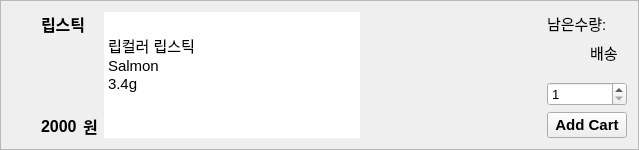
               <widget class="QFrame" name="frame_18">
                <property name="maximumSize">
                 <size>
                  <width>700</width>
                  <height>150</height>
                 </size>
                </property>
                <property name="font">
                 <font>
                  <pointsize>10</pointsize>
                 </font>
                </property>
                <property name="frameShape">
                 <enum>QFrame::StyledPanel</enum>
                </property>
                <property name="frameShadow">
                 <enum>QFrame::Raised</enum>
                </property>
                <layout class="QHBoxLayout" name="horizontalLayout_46">
                 <item>
                  <widget class="QLabel" name="label_56">
                   <property name="maximumSize">
                    <size>
                     <width>180</width>
                     <height>120</height>
                    </size>
                   </property>
                   <property name="text">
                    <string/>
                   </property>
                   <property name="pixmap">
                    <pixmap resource="resources.qrc">:/image/icon/lipstick.jpg</pixmap>
                   </property>
                   <property name="scaledContents">
                    <bool>true</bool>
                   </property>
                  </widget>
                 </item>
                 <item>
                  <layout class="QVBoxLayout" name="verticalLayout_42">
                   <property name="leftMargin">
                    <number>15</number>
                   </property>
                   <item>
                    <layout class="QVBoxLayout" name="verticalLayout_58">
                     <item>
                      <widget class="QLabel" name="Customer_Gui_labelProductName_9">
                       <property name="font">
                        <font>
                         <pointsize>12</pointsize>
                         <weight>75</weight>
                         <bold>true</bold>
                        </font>
                       </property>
                       <property name="text">
                        <string>립스틱</string>
                       </property>
                      </widget>
                     </item>
                    </layout>
                   </item>
                   <item>
                    <spacer name="verticalSpacer_23">
                     <property name="orientation">
                      <enum>Qt::Vertical</enum>
                     </property>
                     <property name="sizeHint" stdset="0">
                      <size>
                       <width>20</width>
                       <height>40</height>
                      </size>
                     </property>
                    </spacer>
                   </item>
                   <item>
                    <layout class="QHBoxLayout" name="horizontalLayout_26">
                     <item>
                      <widget class="QLabel" name="Customer_Gui_labelPrice_9">
                       <property name="font">
                        <font>
                         <pointsize>12</pointsize>
                         <weight>75</weight>
                         <bold>true</bold>
                        </font>
                       </property>
                       <property name="text">
                        <string>2000</string>
                       </property>
                      </widget>
                     </item>
                     <item>
                      <widget class="QLabel" name="label_21">
                       <property name="font">
                        <font>
                         <pointsize>12</pointsize>
                         <weight>75</weight>
                         <bold>true</bold>
                        </font>
                       </property>
                       <property name="text">
                        <string>원</string>
                       </property>
                      </widget>
                     </item>
                    </layout>
                   </item>
                  </layout>
                 </item>
                 <item>
                  <widget class="QTextEdit" name="textEdit_9">
                   <property name="styleSheet">
                    <string notr="true">border: none;</string>
                   </property>
                   <property name="readOnly">
                    <bool>true</bool>
                   </property>
                   <property name="html">
                    <string>&lt;!DOCTYPE HTML PUBLIC &quot;-//W3C//DTD HTML 4.0//EN&quot; &quot;http://www.w3.org/TR/REC-html40/strict.dtd&quot;&gt;
&lt;html&gt;&lt;head&gt;&lt;meta name=&quot;qrichtext&quot; content=&quot;1&quot; /&gt;&lt;style type=&quot;text/css&quot;&gt;
p, li { white-space: pre-wrap; }
&lt;/style&gt;&lt;/head&gt;&lt;body style=&quot; font-family:'Ubuntu'; font-size:11pt; font-weight:400; font-style:normal;&quot;&gt;
&lt;p style=&quot;-qt-paragraph-type:empty; margin-top:0px; margin-bottom:0px; margin-left:0px; margin-right:0px; -qt-block-indent:0; text-indent:0px;&quot;&gt;&lt;br /&gt;&lt;/p&gt;
&lt;p style=&quot; margin-top:0px; margin-bottom:0px; margin-left:0px; margin-right:0px; -qt-block-indent:0; text-indent:0px;&quot;&gt;립컬러 립스틱&lt;/p&gt;
&lt;p style=&quot; margin-top:0px; margin-bottom:0px; margin-left:0px; margin-right:0px; -qt-block-indent:0; text-indent:0px;&quot;&gt;Salmon&lt;/p&gt;
&lt;p style=&quot; margin-top:0px; margin-bottom:0px; margin-left:0px; margin-right:0px; -qt-block-indent:0; text-indent:0px;&quot;&gt;3.4g&lt;/p&gt;
&lt;p style=&quot;-qt-paragraph-type:empty; margin-top:0px; margin-bottom:0px; margin-left:0px; margin-right:0px; -qt-block-indent:0; text-indent:0px;&quot;&gt;&lt;br /&gt;&lt;/p&gt;&lt;/body&gt;&lt;/html&gt;</string>
                   </property>
                  </widget>
                 </item>
                 <item>
                  <spacer name="horizontalSpacer_16">
                   <property name="orientation">
                    <enum>Qt::Horizontal</enum>
                   </property>
                   <property name="sizeHint" stdset="0">
                    <size>
                     <width>181</width>
                     <height>20</height>
                    </size>
                   </property>
                  </spacer>
                 </item>
                 <item>
                  <layout class="QVBoxLayout" name="verticalLayout_59">
                   <item>
                    <layout class="QHBoxLayout" name="horizontalLayout_27">
                     <item>
                      <widget class="QLabel" name="stockText1_9">
                       <property name="font">
                        <font>
                         <pointsize>11</pointsize>
                        </font>
                       </property>
                       <property name="text">
                        <string>남은수량:</string>
                       </property>
                      </widget>
                     </item>
                     <item>
                      <widget class="QLabel" name="Customer_Gui_labelStock_9">
                       <property name="text">
                        <string/>
                       </property>
                      </widget>
                     </item>
                    </layout>
                   </item>
                   <item>
                    <layout class="QHBoxLayout" name="horizontalLayout_47">
                     <item>
                      <widget class="QLabel" name="Customer_Gui_labelDelivery_9">
                       <property name="text">
                        <string/>
                       </property>
                      </widget>
                     </item>
                     <item>
                      <widget class="QLabel" name="deliveryText1_9">
                       <property name="font">
                        <font>
                         <pointsize>11</pointsize>
                        </font>
                       </property>
                       <property name="layoutDirection">
                        <enum>Qt::LeftToRight</enum>
                       </property>
                       <property name="text">
                        <string>배송</string>
                       </property>
                      </widget>
                     </item>
                    </layout>
                   </item>
                   <item>
                    <spacer name="verticalSpacer_24">
                     <property name="orientation">
                      <enum>Qt::Vertical</enum>
                     </property>
                     <property name="sizeHint" stdset="0">
                      <size>
                       <width>20</width>
                       <height>18</height>
                      </size>
                     </property>
                    </spacer>
                   </item>
                   <item>
                    <layout class="QVBoxLayout" name="verticalLayout_60">
                     <item>
                      <widget class="QSpinBox" name="Customer_Gui_spinboxQuantity_9">
                       <property name="minimum">
                        <number>1</number>
                       </property>
                      </widget>
                     </item>
                     <item>
                      <widget class="QPushButton" name="Customer_Gui_btnAddCart_9">
                       <property name="font">
                        <font>
                         <pointsize>11</pointsize>
                         <weight>75</weight>
                         <bold>true</bold>
                        </font>
                       </property>
                       <property name="text">
                        <string>Add Cart</string>
                       </property>
                      </widget>
                     </item>
                    </layout>
                   </item>
                  </layout>
                 </item>
                </layout>
               </widget>
